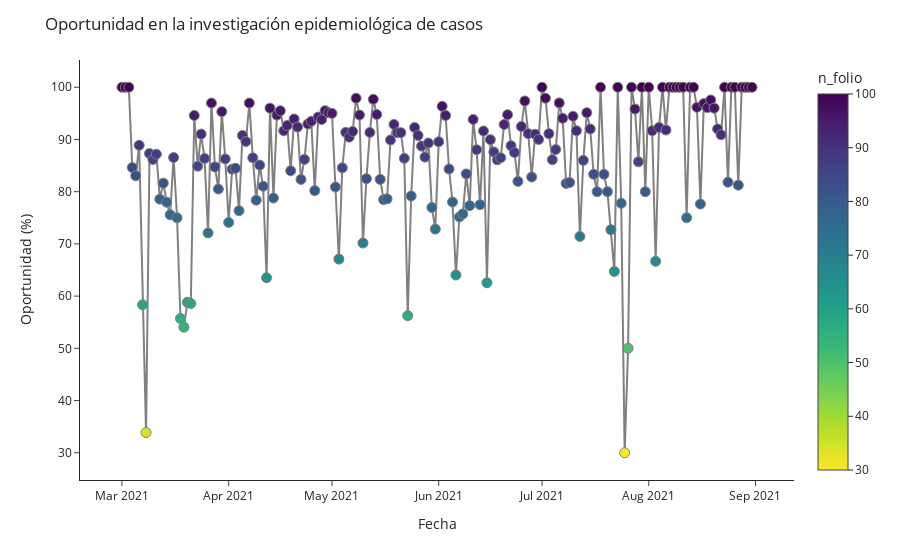

Source (notebook cell):
### Code cell
px.scatter(df_ind5_perc.reset_index(),
        x= 'fecha_cumple_requisitos',
        y= 'n_folio',
        color='n_folio',
        color_continuous_scale=px.colors.sequential.Viridis_r,
        labels={'bac_ind':'BAC (%)'},
        ).update_layout(title= 'Oportunidad en la investigación epidemiológica de casos',
                       yaxis_title='Oportunidad (%)',
                       xaxis_title='Fecha',
                       template='simple_white',
                 #      xaxis=dict(tickmode = 'array',
                  #                tickvals = list(range(12,88,3)),
                   #               ticktext = list(list(range(12,54,3))+list(range(1,88,3))),
                    #             ),
                 #   ).add_vline(x=53.5, line_width=3, line_dash='dash', line_color='gray'
                  #             ).add_hline(y=10, 
                   #                        line_width=3, 
                    #                       line_dash='longdash', 
                     #                      line_color='olive',
                      #                     annotation_text='Meta nacional (10%)',
                       #                    annotation_position='bottom right'
                        #         ).add_hline(y=mean_bac_ind, 
                         #                    line_width=3, 
                          #                   line_dash='longdash', 
                           #                  line_color='green',
                            #                 annotation_text= 'Promedio BAC ('+str(mean_bac_ind)+'%)',
                             #                annotation_position='bottom right'
                              #       ).add_vrect(x0='51', x1='50', 
                               #            annotation_text='2020', 
                                #           annotation_position='top right',
                                 #          annotation=dict(font_size=18, 
                                  #                         font_family="'Open Sans', verdana, arial, sans-serif"),
                                   #                        opacity=0, 
                                    #                       line_width=0
                                     #     ).add_vrect(x0='84', x1='86', 
                                      #     annotation_text='2021', 
                                       #    annotation_position='top right',
                                        #   annotation=dict(font_size=18, 
                                         #                  font_family="'Open Sans', verdana, arial, sans-serif"),
                                          #                 opacity=0, 
                                           #                line_width=0
                                                     ).update_traces(mode='lines+markers', 
                                                                     line_color='grey',
                                                                     marker_line_width=1, 
                                                                     marker_size=10)

### Figure 1 — Plotly figure (JSON) as saved in the notebook; plotly's stock layout.template omitted (floating-point values rounded to 4 significant figures; data arrays with more than 128 entries replaced by an {"elided": "..."} marker saying what was removed)
{"data": [{"hovertemplate": "fecha_cumple_requisitos=%{x}<br>n_folio=%{marker.color}<extra></extra>", "legendgroup": "", "line": {"color": "grey"}, "marker": {"color": {"elided": "184 float values"}, "coloraxis": "coloraxis", "line": {"width": 1}, "size": 10, "symbol": "circle"}, "mode": "lines+markers", "name": "", "orientation": "v", "showlegend": false, "type": "scatter", "x": {"elided": "184 str values"}, "xaxis": "x", "y": {"elided": "184 float values"}, "yaxis": "y"}], "layout": {"coloraxis": {"colorbar": {"title": {"text": "n_folio"}}, "colorscale": [[0, "#fde725"], [0.1111, "#b5de2b"], [0.2222, "#6ece58"], [0.3333, "#35b779"], [0.4444, "#1f9e89"], [0.5556, "#26828e"], [0.6667, "#31688e"], [0.7778, "#3e4989"], [0.8889, "#482878"], [1, "#440154"]]}, "legend": {"tracegroupgap": 0}, "margin": {"t": 60}, "title": {"text": "Oportunidad en la investigación epidemiológica de casos"}, "xaxis": {"anchor": "y", "domain": [0, 1], "title": {"text": "Fecha"}}, "yaxis": {"anchor": "x", "domain": [0, 1], "title": {"text": "Oportunidad (%)"}}}}
